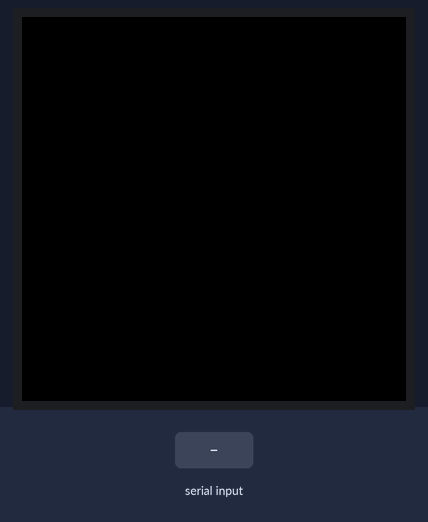
Bench run of a sketch on a simulated Arduino Uno, built with avr-gcc and run on an emulated ATmega328P. Shown: 128×128 colour display. The inputs (shaded band) are chosen by the test bench.

Above: at 1.3 s.
1.4 s: "1" received over Serial
At 2.0 s:
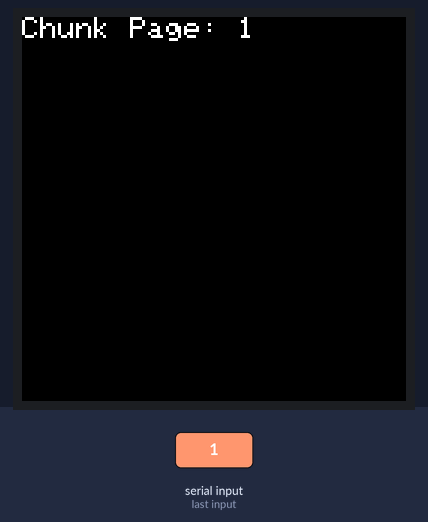
2.9 s: "0" received over Serial
At 4.1 s:
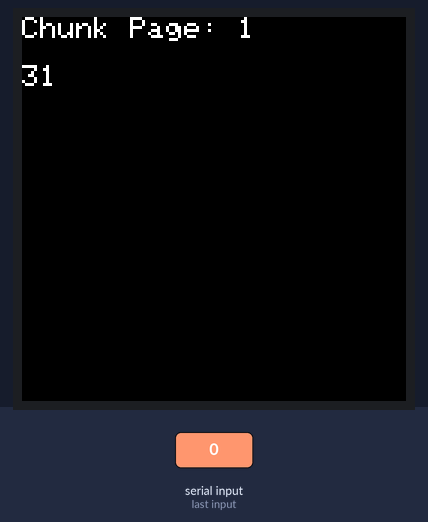
4.4 s: "2" received over Serial
At 5.4 s:
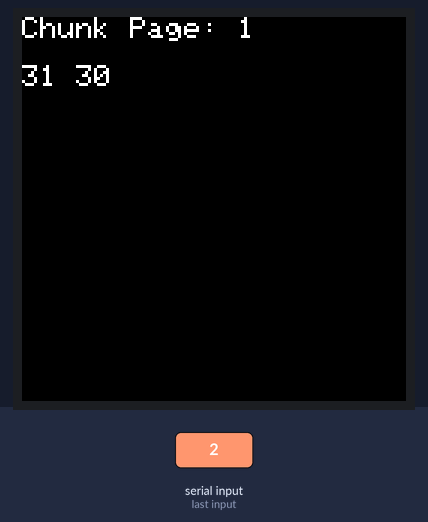
Timing chart, 0 to 7.4 s (numbered marks = the images above; inputs shaded):
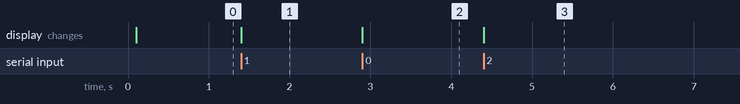

Measured:
- after the input at 1.4 s, the display: changes at once (image 1)
- after the input at 2.9 s, the display: changes at once (image 2)
- after the input at 4.4 s, the display: changes at once (image 3)

The sketch:

main.ino
```cpp
#include <Arduino.h>
#include <Adafruit_GFX.h>
#include <Adafruit_SSD1351.h>
#include <SPI.h>

#define FULL 1
#define NOT_FULL 0

#define SCREEN_WIDTH 128
#define SCREEN_HEIGHT 128
#define SECOND 1000

#define CHUNK_MARKER 0xAA
#define CHUNK_END 0xFF
#define CHUNK_OFFSET 10
#define CHUNK_HEIGHT 11
#define CHUNK_WIDTH 7
#define CHUNK_SIZE 76

static const uint8_t PIN_SCL_SCK = 13;
static const uint8_t PIN_SDA_MOSI = 11;
static const uint8_t PIN_CS_SS = 10;
static const uint8_t PIN_RES_RST = 9;
static const uint8_t PIN_DC_RS = 8;
static const uint8_t PIN_RESET_RX_BUFF = 2;
static const uint16_t COLOR_BLACK = 0x0000;
static const uint16_t COLOR_BLUE = 0x001F;
static const uint16_t COLOR_RED = 0xF800;
static const uint16_t COLOR_GREEN = 0x07E0;
static const uint16_t COLOR_CYAN = 0x07FF;
static const uint16_t COLOR_MAGENTA = 0xF81F;
static const uint16_t COLOR_YELLOW = 0xFFE0;
static const uint16_t COLOR_WHITE = 0xFFFF;

static short width = 0;
static short height = 0;
static short written = 0;

static Adafruit_SSD1351 oled =
  Adafruit_SSD1351(
    SCREEN_WIDTH,
    SCREEN_HEIGHT,
    &SPI,
    PIN_CS_SS,
    PIN_DC_RS,
    PIN_RES_RST);

typedef struct Page {
  int chunk[CHUNK_SIZE];
  short page_number;
  short write_cursor;
  short read_cursor;
  struct Page *next;
  struct Page *prev;
} Page;

Page *head;
Page *current_lk;

// this is just linked list append
void add_page(Page *link) {
  if (head == nullptr)
    halt_msg("no_head");

  link->page_number = head->prev->page_number += 1;
  link->write_cursor = 0;
  link->read_cursor = 0;

  // at the start, we only have head so the next node become the tail
  if (head->prev == nullptr) {
    head->next = link;
    head->prev = link;
  }

  #define NULL ((void*)0)
  Page *tail = head->prev;
  if (tail == nullptr)
    halt_msg("no tail");

  // become middle node, making link the last
  tail->next = link;
  // head points to tail because its the last node
  head->prev = link;
  // link is now the tail so it points to the head
  link->next = head;
  // links previous node is the now middle node tail
  link->prev = tail;
}

void reset_cursor() {
  oled.setCursor(0, 0);
}

void clear_screen() {
  reset_cursor();
  oled.fillScreen(COLOR_BLACK);
  oled.setTextColor(COLOR_WHITE);
}

void debug_page(Page *link, short read_start, short read_to) {
  oled.setTextColor(COLOR_RED);
  oled.println("");
  oled.println("DEBUG INFO");
  oled.print("page_number:");
  oled.println(link->page_number);

  if (read_start > CHUNK_SIZE || read_to > CHUNK_SIZE)
    halt_msg("start/end set to read over chunk length");

  oled.print("read_cursor:");
  oled.println(link->read_cursor);
  oled.print("write_cursor:");
  oled.println(link->write_cursor);

  oled.println("Inside Chunk:");
  for (size_t i=read_start; i <= read_to-read_start; i++) {
    oled.print(link->chunk[i]);
    oled.print(" ");
  }

  halt();
  halt();
}

void byte_to_ascii(int byte_) {
  char fmt_str[6];
  sprintf(fmt_str, "%02X", byte_);
  oled.print(fmt_str);
  oled.print(" ");
}

// we alloc an empty chunk with a magic marker at the end of the check
// this is so we can check if the chunk is full or not
void alloc_empty_chunk(Page *page) {

  memset(page->chunk, 0, CHUNK_SIZE);
  page->chunk[0] = CHUNK_MARKER;
  page->chunk[CHUNK_SIZE] = CHUNK_END;
}

void halt() {
  cli();
  while (1) {
  }
}

void halt_msg(char *msg) {
  clear_screen();
  oled.print(msg);
  halt();
}

void oom(char *message) {
  cli();  // disable interrupts

  clear_screen();
  oled.setTextColor(COLOR_RED);
  oled.println("OOM: ");
  oled.println(message);

  halt();
}

void setup() {
  // pinMode(PIN_RESET_RX_BUFF, INPUT);
  Serial.begin(9600);

  delay(100);
  oled.begin();
  oled.setFont();
  oled.fillScreen(COLOR_BLACK);
  oled.setTextColor(COLOR_WHITE);
  oled.setTextSize(1);
  clear_screen();


  // all new pages are links
  head = (Page *)malloc(sizeof(Page));
  if (head == nullptr)
    oom("Setup head");
  head->next = nullptr;
  head->prev = nullptr;
  head->write_cursor = 0;
  head->page_number = 0;
  alloc_empty_chunk(head);

  Page *link = (Page *)malloc(sizeof(Page));
  if (link == nullptr)
    oom("Setup first link");
  alloc_empty_chunk(link);
  add_page(link);
}


void write_to_avaliable_chunk(const int rx_byte) {
  // if we have reached the end of the page allocate a new page
  if (head->prev->write_cursor >= CHUNK_SIZE) {
    Page *link = (Page *) malloc(sizeof(Page));
    if (link == nullptr)
      oom("new chunk");
    add_page(link);
  }

  head->prev->chunk[head->prev->write_cursor] = rx_byte;
  head->prev->write_cursor++;
  head->prev->chunk[head->prev->write_cursor] = CHUNK_MARKER;
}
void loop() {
  // if we have something to read, we can go ahead and read it into pages
  while (Serial.available() > 0)
    write_to_avaliable_chunk(Serial.read());

  if (current_lk == nullptr)
    current_lk = head->next;

  if (current_lk->chunk[0] == CHUNK_MARKER)
    return;

  // if we are at the chunk marker we dont need to read anymore
  if (current_lk->chunk[current_lk->read_cursor] == CHUNK_MARKER) {
    current_lk->read_cursor = 0;
    return;
  }

  if (!written) {
    //render the header
    char *header = (char *)malloc(14 * sizeof(char));
    if (header == nullptr)
      oom("draw_block");

    sprintf(header, "Chunk Page: %i", current_lk->page_number);
    oled.println(header);
    written = 1;
    free(&header);
    oled.println("");
  }

  if (width == CHUNK_WIDTH) {
    // set the cursor to the next row
    oled.setCursor(0, oled.getCursorY() + 1);
    height++;
  } else {
    height = 0;
  }

  // if we are peeking at the chunk marker, there is nothing else to read in the chunk
  if (current_lk->chunk[current_lk->read_cursor+1] == CHUNK_MARKER)
    return;

  if (height < CHUNK_HEIGHT) {
    byte_to_ascii(current_lk->chunk[current_lk->read_cursor]);
    width++;
  } else {
    width = 0;
  }

  current_lk->read_cursor++;

  delay(SECOND/4);
}
```
